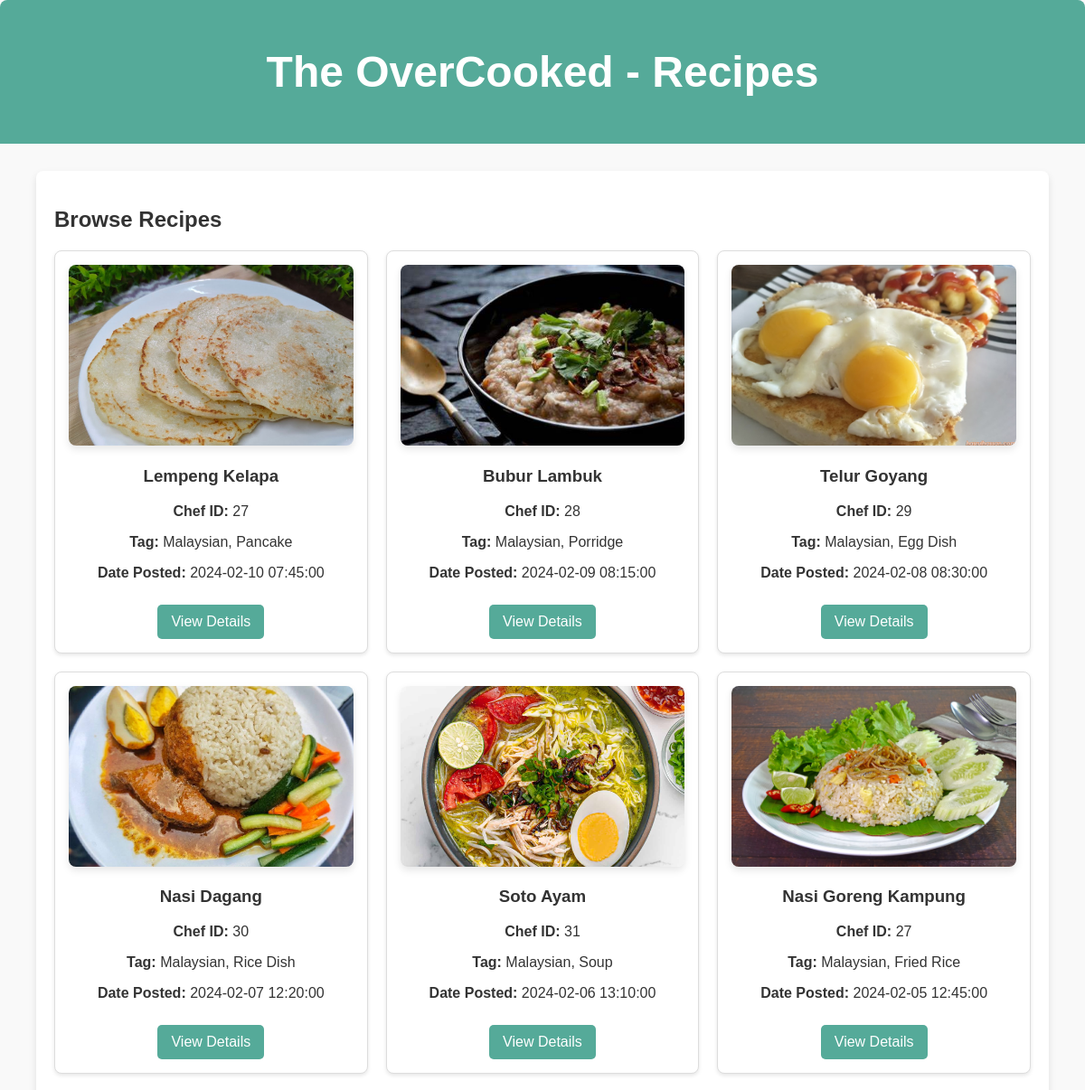
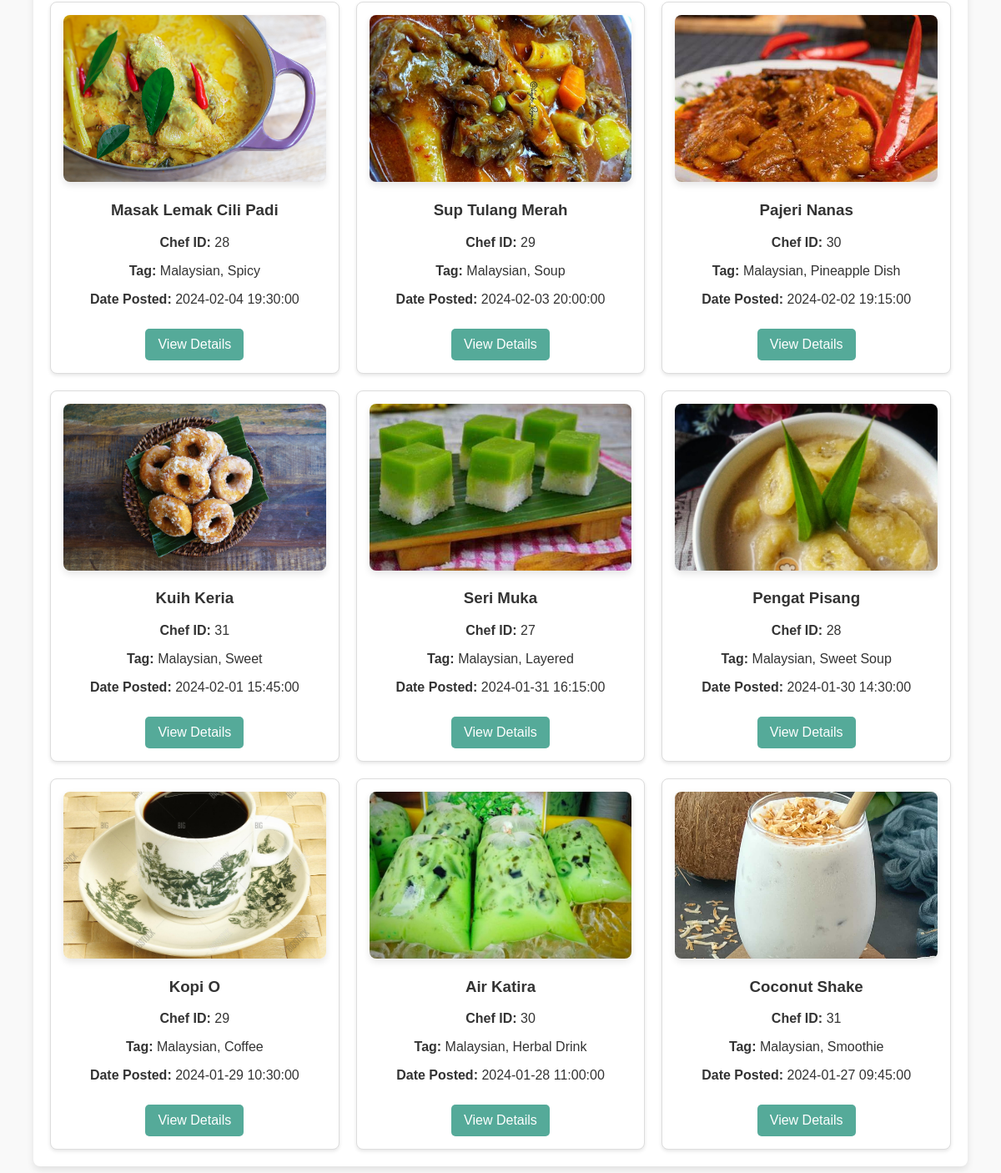
Page /U.posted_recipe.php on the committed database (2 pictures, top to bottom).
### tables this page shows
CREATE TABLE `posted_recipe` (
  `recipeId` int(11) NOT NULL,
  `recipeName` varchar(255) NOT NULL,
  `chefId` int(11) NOT NULL,
  `category` enum('Breakfast','Lunch','Dinner','Dessert','Beverages') NOT NULL,
  `tag` text NOT NULL,
  `picture` varchar(255) NOT NULL,
  `note` varchar(255) NOT NULL,
  `details` varchar(255) NOT NULL,
  `ingredients` text NOT NULL,
  `instruction` text NOT NULL,
  `approved` tinyint(1) DEFAULT 0,
  `datetime_posted` datetime NOT NULL DEFAULT current_timestamp()
);

### U.posted_recipe.php (the view, shortened to what this page needs)
<!DOCTYPE html>
<html lang="en">
<head>
    <link rel="stylesheet" href="style.css">
</head>
<body>
    <header>
        <h1>The OverCooked - Recipes</h1>
    </header>
    <div class="container">
        <h2>Browse Recipes</h2>
        <div class="recipe-grid">
            <?php
            $conn = new mysqli("localhost", "root", "", "the_overcooked_db");
            $sql = "SELECT * FROM posted_recipe ORDER BY datetime_posted DESC";
            $result = $conn->query($sql);
            if ($result->num_rows > 0) {
                while ($row = $result->fetch_assoc()) {
                    echo "<div class='recipe-card'>
                            <img src='" . htmlspecialchars($row['picture']) . "' alt='" . htmlspecialchars($row['recipeName']) . "' class='recipe-image'>
                            <h3>" . htmlspecialchars($row['recipeName']) . "</h3>
                            <p><strong>Chef ID:</strong> " . htmlspecialchars($row['chefId']) . "</p>
                            <p><strong>Tag:</strong> " . htmlspecialchars($row['tag']) . "</p>
                            <p><strong>Date Posted:</strong> " . htmlspecialchars($row['datetime_posted']) . "</p>
                            <a href='U.posted_recipe_details.php?id=" . htmlspecialchars($row['recipeId']) . "' class='details-button'>View Details</a>
                        </div>";
                }
            } else {
                echo "<p>No approved recipes available.</p>";
            }
            ?>
        </div>
    </div>
</body>
</html>

### style.css (style rules this page uses)
body { font-family: 'Segoe UI', Tahoma, Geneva, Verdana, sans-serif; background-color: #f9f9f9; margin: 0; padding: 0; color: #333; }
.container { max-width: 1100px; margin: 40px auto; padding: 20px; background-color: #ffffff; border-radius: 10px; box-shadow: 0 8px 15px rgba(0, 0, 0, 0.1); }
header { background-color: #4CAF50; padding: 15px 20px; border-radius: 8px 8px 0 0; text-align: center; color: #ffffff; font-size: 28px; }
.recipe-image { width: 250px; height: 250px; object-fit: cover; border-radius: 8px; box-shadow: 0 4px 8px rgba(0, 0, 0, 0.1); }
body { font-family: 'Arial', sans-serif; margin: 0; padding: 0; background-color: #f9f9f9; }
header { background-color: #5A9; color: white; text-align: center; padding: 20px; font-size: 24px; font-weight: bold; }
.container { width: 90%; max-width: 1200px; margin: 30px auto; padding: 20px; background: white; border-radius: 8px; box-shadow: 0 4px 8px rgba(0, 0, 0, 0.1); }
.recipe-grid { display: grid; grid-template-columns: repeat(auto-fill, minmax(300px, 1fr)); gap: 20px; margin-top: 20px; }
.recipe-card { background: #fff; border: 1px solid #ddd; border-radius: 8px; padding: 15px; text-align: center; box-shadow: 0 2px 4px rgba(0, 0, 0, 0.1); transition: transform 0.2s, box-shadow 0.2s; }
.recipe-image { width: 100%; height: 200px; object-fit: cover; border-radius: 8px; }
.details-button { display: inline-block; margin-top: 10px; padding: 10px 15px; background-color: #5A9; color: white; text-decoration: none; border-radius: 5px; transition: background-color 0.2s; }

### rows in the picture
posted_recipe: picture (picture), recipeName "Lempeng Kelapa", chefId "27", tag "Malaysian, Pancake", datetime_posted "2024-02-10 07:45:00"
posted_recipe: picture (picture), recipeName "Bubur Lambuk", chefId "28", tag "Malaysian, Porridge", datetime_posted "2024-02-09 08:15:00"
posted_recipe: picture (picture), recipeName "Telur Goyang", chefId "29", tag "Malaysian, Egg Dish", datetime_posted "2024-02-08 08:30:00"
posted_recipe: picture (picture), recipeName "Nasi Dagang", chefId "30", tag "Malaysian, Rice Dish", datetime_posted "2024-02-07 12:20:00"
posted_recipe: picture (picture), recipeName "Soto Ayam", chefId "31", tag "Malaysian, Soup", datetime_posted "2024-02-06 13:10:00"
posted_recipe: picture (picture), recipeName "Nasi Goreng Kampung", chefId "27", tag "Malaysian, Fried Rice", datetime_posted "2024-02-05 12:45:00"
posted_recipe: picture (picture), recipeName "Masak Lemak Cili Padi", chefId "28", tag "Malaysian, Spicy", datetime_posted "2024-02-04 19:30:00"
posted_recipe: picture (picture), recipeName "Sup Tulang Merah", chefId "29", tag "Malaysian, Soup", datetime_posted "2024-02-03 20:00:00"
posted_recipe: picture (picture), recipeName "Pajeri Nanas", chefId "30", tag "Malaysian, Pineapple Dish", datetime_posted "2024-02-02 19:15:00"
posted_recipe: picture (picture), recipeName "Kuih Keria", chefId "31", tag "Malaysian, Sweet", datetime_posted "2024-02-01 15:45:00"
posted_recipe: picture (picture), recipeName "Seri Muka", chefId "27", tag "Malaysian, Layered", datetime_posted "2024-01-31 16:15:00"
posted_recipe: picture (picture), recipeName "Pengat Pisang", chefId "28", tag "Malaysian, Sweet Soup", datetime_posted "2024-01-30 14:30:00"
posted_recipe: picture (picture), recipeName "Kopi O", chefId "29", tag "Malaysian, Coffee", datetime_posted "2024-01-29 10:30:00"
posted_recipe: picture (picture), recipeName "Air Katira", chefId "30", tag "Malaysian, Herbal Drink", datetime_posted "2024-01-28 11:00:00"
posted_recipe: picture (picture), recipeName "Coconut Shake", chefId "31", tag "Malaysian, Smoothie", datetime_posted "2024-01-27 09:45:00"
